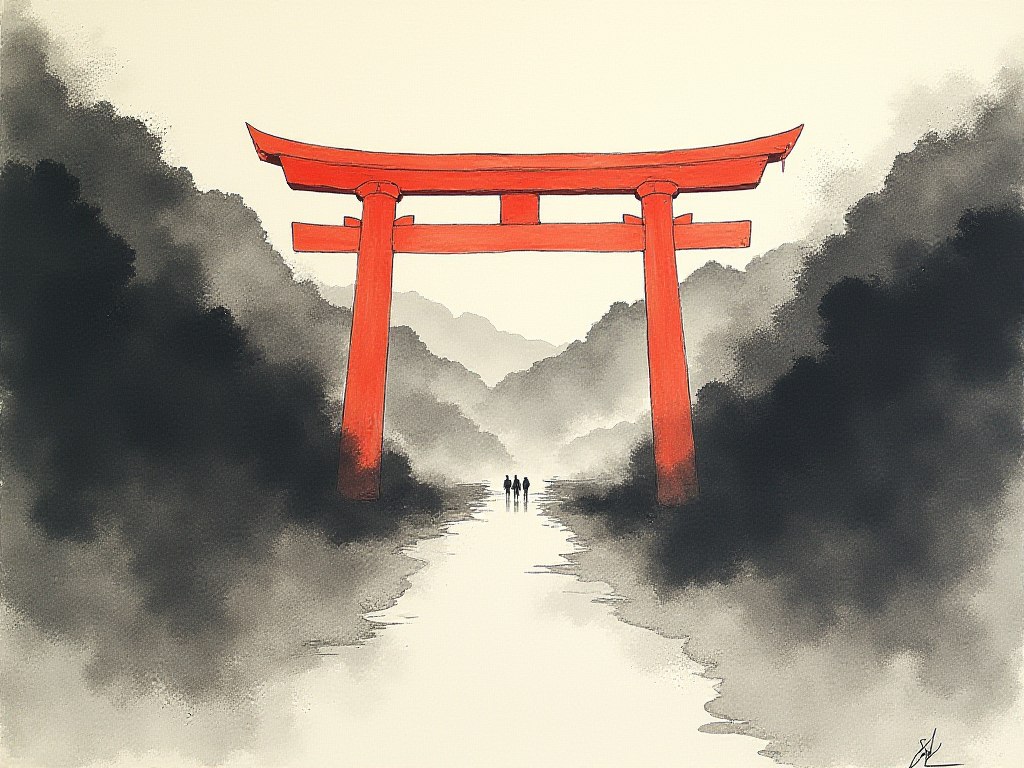
#> input picture genre_packs/elemental_harmony/images/poi/hakone_gate.png, 1024 x 768 px; its folder holds only this picture in this run
$ python generate_image_sheets.py
#> lines starting #> are read from the running program, lines starting #| are printed output that depends on the picture
#!/usr/bin/env python3
"""Generate labeled contact sheets for quick visual review of pack/world assets.

Discovers every image group in the content tree and renders one grid sheet per
group. A "group" is any directory of PNGs at either:

    genre_packs/<pack>/images/<kind>/                     (pack-level, e.g. portraits)
    genre_packs/<pack>/worlds/<world>/assets/<kind>/      (world-level, e.g. poi)

Each thumbnail is captioned with its filename so you can map a face/landscape
back to its manifest entry at a glance.

Usage:
    python3 scripts/generate_image_sheets.py                      # all groups
    python3 scripts/generate_image_sheets.py --genre pulp_noir
    python3 scripts/generate_image_sheets.py --kind portraits
    python3 scripts/generate_image_sheets.py --world coyote_star --kind poi
    python3 scripts/generate_image_sheets.py --open               # macOS: open sheets when done

Output defaults to image_sheets/ at the repo root (gitignored). Run from the
daemon venv so PIL is available:
    cd sidequest-daemon && uv run python ../scripts/generate_image_sheets.py
"""

from __future__ import annotations

import argparse
import subprocess
import sys
from dataclasses import dataclass
from pathlib import Path

from PIL import Image, ImageColor, ImageDraw, ImageFont

from render_common import GENRE_PACKS_DIR

_ROOT = Path(__file__).resolve().parent.parent
DEFAULT_OUT = _ROOT / "image_sheets"

# Candidate fonts, tried in order; falls back to PIL's bundled default.
_FONT_CANDIDATES = (
    "/System/Library/Fonts/Supplemental/Arial.ttf",
    "/System/Library/Fonts/Helvetica.ttc",
    "/Library/Fonts/Arial.ttf",
)


@dataclass(frozen=True)
class Group:
    pack: str
    world: str | None  # None for pack-level groups
    kind: str
    directory: Path

    @property
    def label(self) -> str:
        scope = f"{self.pack}" if self.world is None else f"{self.pack} / {self.world}"
        return f"{scope}  ·  {self.kind}"

    @property
    def out_stem(self) -> str:
        scope = self.pack if self.world is None else f"{self.pack}__{self.world}"
        return f"{scope}__{self.kind}"


def discover_groups(packs_dir: Path) -> list[Group]:
    """Find every directory of PNGs under images/<kind> or worlds/*/assets/<kind>."""
    groups: list[Group] = []
    for pack_dir in sorted(p for p in packs_dir.iterdir() if p.is_dir()):
        pack = pack_dir.name

        # Pack-level: images/<kind>/
        images_dir = pack_dir / "images"
        if images_dir.is_dir():
            for kind_dir in sorted(d for d in images_dir.iterdir() if d.is_dir()):
                if _has_png(kind_dir):
                    groups.append(Group(pack, None, kind_dir.name, kind_dir))

        # World-level: worlds/<world>/assets/<kind>/
        worlds_dir = pack_dir / "worlds"
        if worlds_dir.is_dir():
            for world_dir in sorted(d for d in worlds_dir.iterdir() if d.is_dir()):
                assets_dir = world_dir / "assets"
                if not assets_dir.is_dir():
                    continue
                for kind_dir in sorted(d for d in assets_dir.iterdir() if d.is_dir()):
                    if _has_png(kind_dir):
                        groups.append(Group(pack, world_dir.name, kind_dir.name, kind_dir))
    return groups


def _has_png(directory: Path) -> bool:
    return any(directory.glob("*.png"))


def _load_font(size: int) -> ImageFont.FreeTypeFont | ImageFont.ImageFont:
    for path in _FONT_CANDIDATES:
        if Path(path).exists():
            try:
                return ImageFont.truetype(path, size)
            except OSError:
                continue
    try:
        return ImageFont.load_default(size=size)  # Pillow >= 10
    except TypeError:
        return ImageFont.load_default()


def _fit_caption(draw: ImageDraw.ImageDraw, text: str, font, max_width: int) -> str:
    """Truncate text with an ellipsis so it fits within max_width pixels."""
    if draw.textlength(text, font=font) <= max_width:
        return text
    ellipsis = "…"
    while text and draw.textlength(text + ellipsis, font=font) > max_width:
        text = text[:-1]
    return text + ellipsis


def build_sheet(group: Group, *, thumb: int, cols: int, bg: str) -> Image.Image:
#> called with thumb = 256, cols = 5, bg = '#1b1b1b'
    paths = sorted(group.directory.glob("*.png"))
    bg_rgb = ImageColor.getrgb(bg)
    # Light backgrounds get dark text and vice versa.
    fg = (30, 30, 30) if sum(bg_rgb) > 384 else (235, 235, 235)
    muted = (120, 120, 120) if sum(bg_rgb) > 384 else (160, 160, 160)

    cols = max(1, min(cols, len(paths)))
    rows = -(-len(paths) // cols)  # ceil

    pad = 12
    caption_h = 22
    cell_w = thumb + pad
    cell_h = thumb + caption_h + pad
    title_h = 56

    sheet_w = cols * cell_w + pad
    sheet_h = title_h + rows * cell_h + pad
    sheet = Image.new("RGB", (sheet_w, sheet_h), bg_rgb)
#> sheet: PIL image 280x358 RGB; every value is 27
    draw = ImageDraw.Draw(sheet)

    title_font = _load_font(26)
    cap_font = _load_font(14)

    draw.text((pad, pad), group.label, fill=fg, font=title_font)
    draw.text(
        (pad, pad + 32),
        f"{len(paths)} image{'s' if len(paths) != 1 else ''}  ·  {group.directory}",
        fill=muted,
        font=cap_font,
    )

    for idx, path in enumerate(paths):
        col, row = idx % cols, idx // cols
        x0 = pad + col * cell_w
        y0 = title_h + row * cell_h

        try:
            with Image.open(path) as im:
#> im is the input picture: PIL image 1024x768 RGB; mean R, G, B 166, 154, 139.8
                im = im.convert("RGB")
                im.thumbnail((thumb, thumb), Image.LANCZOS)
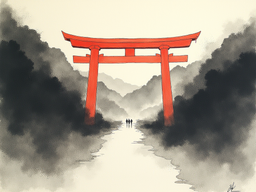
#> im: PIL image 256x192 RGB; mean R, G, B 166.1, 154.1, 139.9
        except Exception as exc:  # noqa: BLE001 - a bad file shouldn't kill the sheet
            draw.rectangle([x0, y0, x0 + thumb, y0 + thumb], outline=(200, 60, 60), width=2)
            draw.text((x0 + 4, y0 + 4), f"ERR\n{exc}", fill=(200, 60, 60), font=cap_font)
            continue

        # Center the thumbnail in its square slot.
        off_x = x0 + (thumb - im.width) // 2
#> off_x = 12
        off_y = y0 + (thumb - im.height) // 2
#> off_y = 88
        sheet.paste(im, (off_x, off_y))
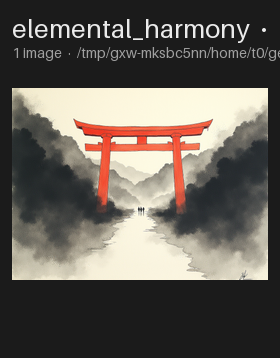
#> sheet: PIL image 280x358 RGB; mean R, G, B 98.9, 93, 86.1

        caption = _fit_caption(draw, path.stem, cap_font, thumb)
#> caption = 'hakone_gate'
        cap_w = draw.textlength(caption, font=cap_font)
#> cap_w = 85
        draw.text(
            (x0 + (thumb - cap_w) / 2, y0 + thumb + 4),
            caption,
            fill=fg,
            font=cap_font,
        )

    return sheet


def main() -> int:
    parser = argparse.ArgumentParser(description=__doc__, formatter_class=argparse.RawDescriptionHelpFormatter)
    parser.add_argument("--genre", help="Only this pack (directory name under genre_packs/).")
    parser.add_argument("--world", help="Only this world (directory name under worlds/).")
    parser.add_argument("--kind", help="Only this asset kind (portraits, poi, creatures, …).")
    parser.add_argument("--out", type=Path, default=DEFAULT_OUT, help=f"Output dir (default: {DEFAULT_OUT}).")
    parser.add_argument("--thumb", type=int, default=256, help="Thumbnail box size in px (default: 256).")
    parser.add_argument("--cols", type=int, default=5, help="Max columns (default: 5).")
    parser.add_argument("--bg", default="#1b1b1b", help="Background color (default: #1b1b1b).")
    parser.add_argument("--open", action="store_true", help="Open sheets with the OS viewer when done (macOS).")
    args = parser.parse_args()

    groups = discover_groups(GENRE_PACKS_DIR)
    if args.genre:
        groups = [g for g in groups if g.pack == args.genre]
    if args.world:
        groups = [g for g in groups if g.world == args.world]
    if args.kind:
        groups = [g for g in groups if g.kind == args.kind]

    if not groups:
        print("No matching image groups found.", file=sys.stderr)
        return 1

    args.out.mkdir(parents=True, exist_ok=True)
    written: list[Path] = []
    for group in groups:
        sheet = build_sheet(group, thumb=args.thumb, cols=args.cols, bg=args.bg)
        out_path = args.out / f"{group.out_stem}.png"
        sheet.save(out_path)
        print(f"[OK] {group.label}  ->  {out_path}")
        written.append(out_path)

    print(f"\nWrote {len(written)} sheet(s) to {args.out}")
    if args.open and sys.platform == "darwin" and written:
        subprocess.run(["open", *map(str, written)], check=False)
    return 0


if __name__ == "__main__":
    raise SystemExit(main())
#> (the program exits here)

$ run again, on genre_packs/elemental_harmony/images/poi/hasegawa_rens_lodging.png
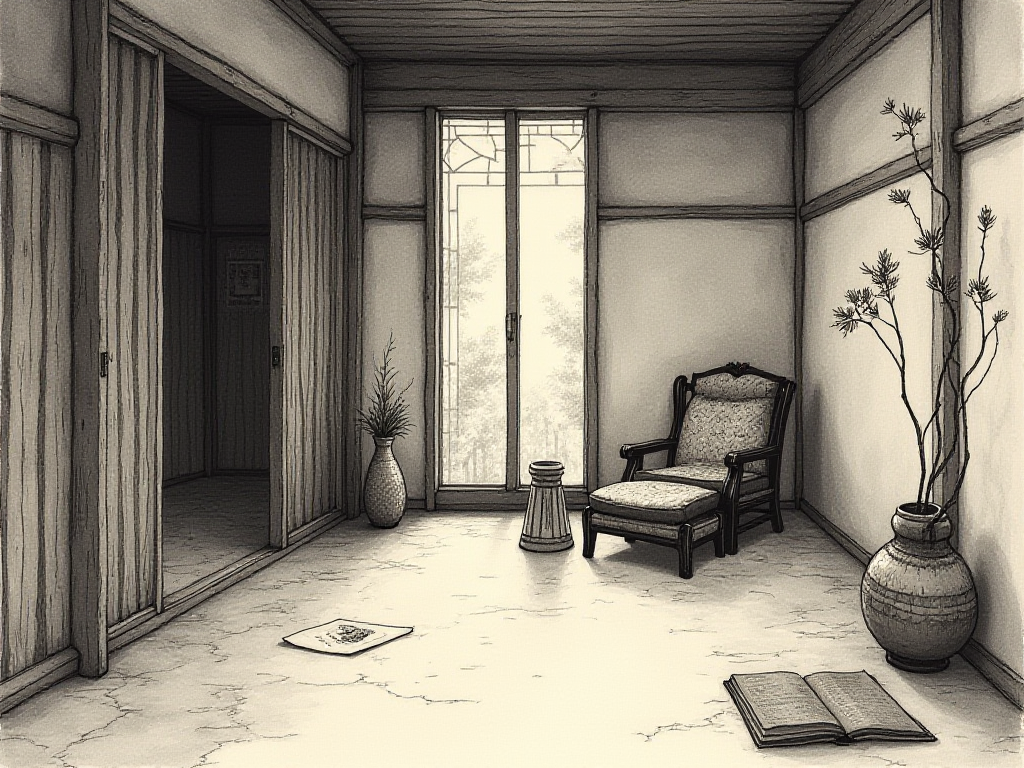
#> input picture genre_packs/elemental_harmony/images/poi/hasegawa_rens_lodging.png, 1024 x 768 px
#> in build_sheet, im is the input picture: PIL image 1024x768 RGB; mean R, G, B 141, 134.1, 121.1
#> in build_sheet, `im.thumbnail((thumb, thumb), Image.LANCZOS)`:
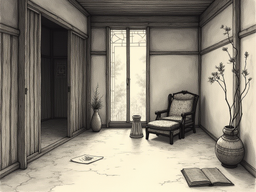
#> im: PIL image 256x192 RGB; mean R, G, B 141.1, 134.2, 121.3
#> in build_sheet, `sheet.paste(im, (off_x, off_y))`:
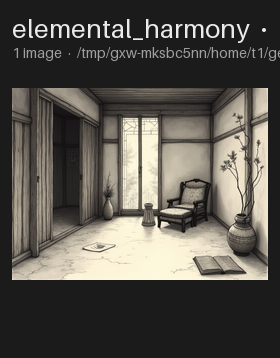
#> sheet: PIL image 280x358 RGB; mean R, G, B 86.6, 83.3, 76.9
#> caption = 'hasegawa_rens_lodging'
#> cap_w = 158

$ run again, on genre_packs/elemental_harmony/images/poi/shimora_residence.png
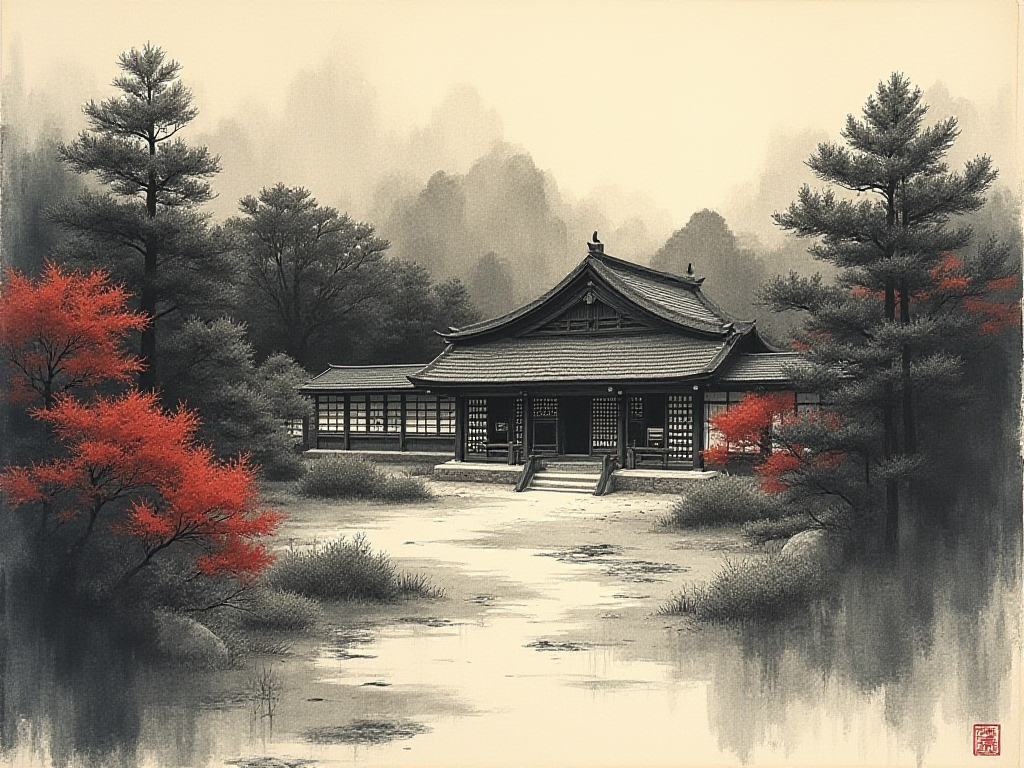
#> input picture genre_packs/elemental_harmony/images/poi/shimora_residence.png, 1024 x 768 px
#> in build_sheet, im is the input picture: PIL image 1024x768 RGB; mean R, G, B 148.7, 139.3, 123.6
#> in build_sheet, `im.thumbnail((thumb, thumb), Image.LANCZOS)`:
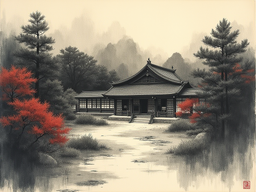
#> im: PIL image 256x192 RGB; mean R, G, B 148.8, 139.4, 123.7
#> in build_sheet, `sheet.paste(im, (off_x, off_y))`:
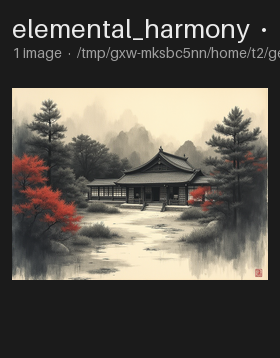
#> sheet: PIL image 280x358 RGB; mean R, G, B 90.4, 85.8, 78.1
#> caption = 'shimora_residence'
#> cap_w = 120
